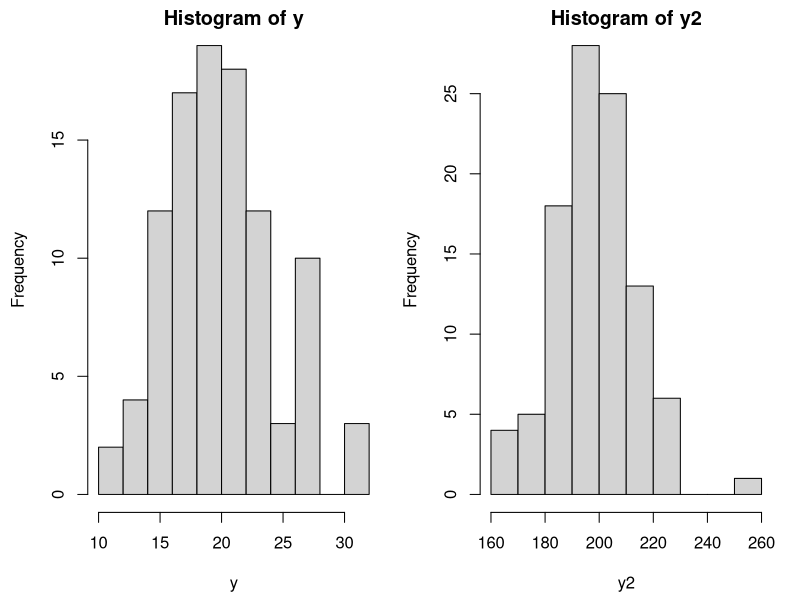
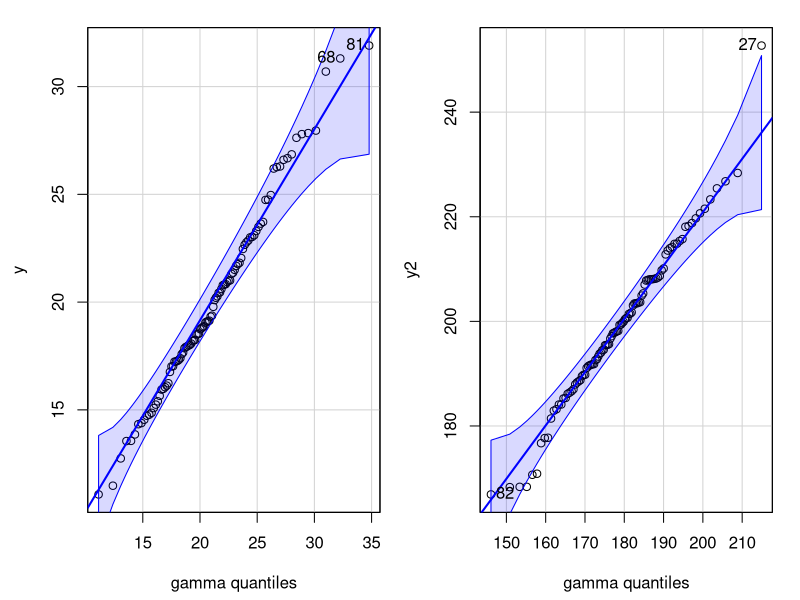
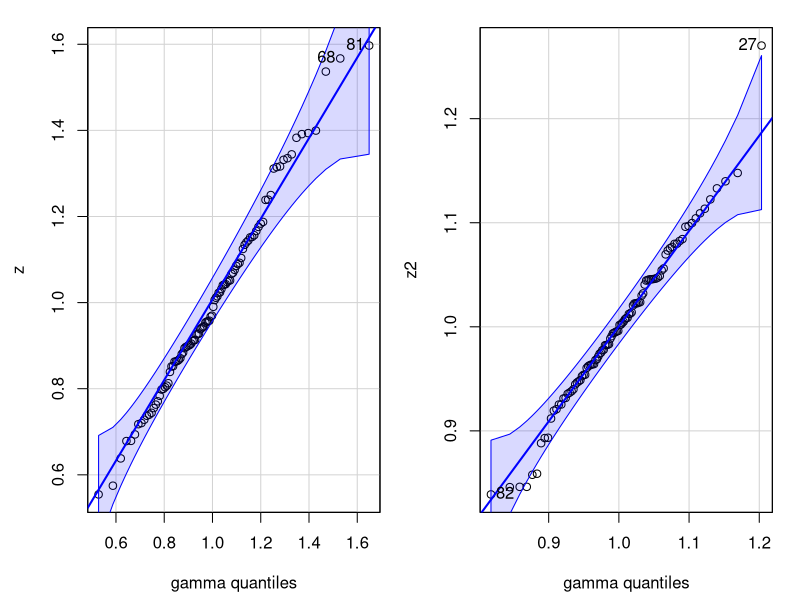

The R source for these figures, in order:
## ---- chunk 1
#| gamma-hists, fig.width = 6, fig.height = 3, dpi = 300, out.width = "80%"
library(patchwork)
set.seed(20211122)
par(mar = c(4, 4, 1, 1))

y <- rgamma(n = 100, shape = 20)
y2 <- rgamma(n = 100, shape = 200)
wrap_elements(full = ~ hist(y)) + 
  wrap_elements(full = ~ hist(y2))
## ---- chunk 2
get_shape <- function(model) { 
  1 / summary(model)[["dispersion"]]
}

m <- glm(y ~ 1, Gamma(link = "identity"))
m2 <- glm(y2 ~ 1, Gamma(link = "identity"))

get_shape(m)
get_shape(m2)
## ---- chunk 3
#| z-gams-qqs, fig.width = 6, fig.height = 3, dpi = 300, out.width = "80%"
par(mar = c(4, 4, 1, 1))
r <- residuals(m)
r2 <- residuals(m2)

z <- y / fitted(m)
z2 <- y2 / fitted(m2)

p1 <- wrap_elements(
  full = ~ car::qqPlot(y, distribution = "gamma", shape = get_shape(m))
)
p2 <- wrap_elements(
  full = ~ car::qqPlot(y2, distribution = "gamma", shape = get_shape(m2))
)
p1 + p2

p3 <- wrap_elements(
  full = ~ car::qqPlot(
    z, 
    distribution = "gamma", 
    shape = get_shape(m), 
    scale = 1 / get_shape(m))
)  
p4 <- wrap_elements(
  full = ~ car::qqPlot(
    z2, 
    distribution = "gamma", 
    shape = get_shape(m2), 
    scale = 1 / get_shape(m2))
)
p3 + p4
